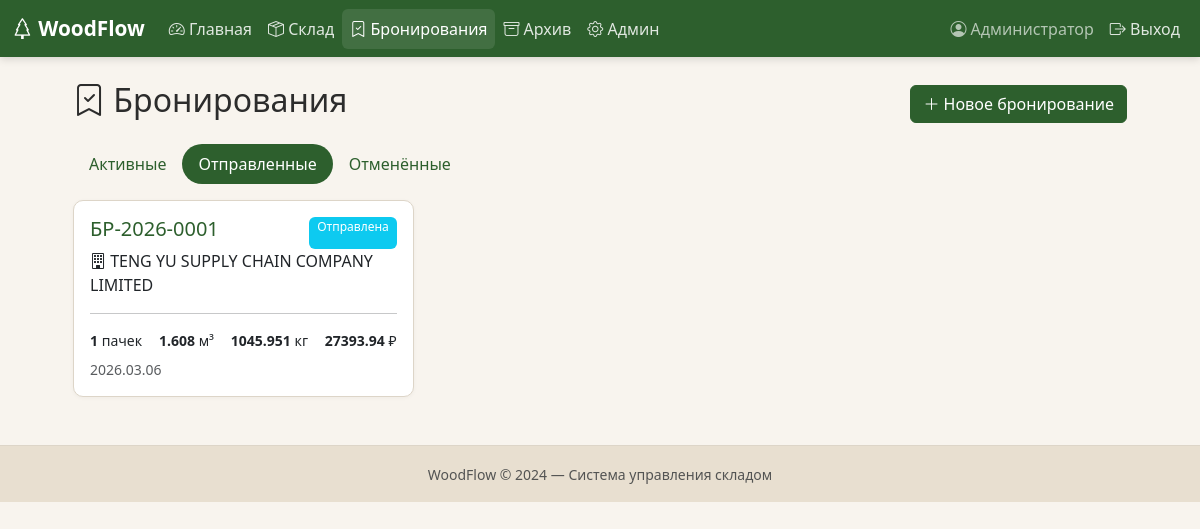
Screenshot of /bookings?status=отправлена (signed in) with the database file from the repository.
### models.py (models this page shows, shortened)
class User(UserMixin, db.Model):
    __tablename__ = "users"
    id = db.Column(db.Integer, primary_key=True)
    username = db.Column(db.String(80), unique=True, nullable=False)
    password_hash = db.Column(db.String(256), nullable=False)
    full_name = db.Column(db.String(150), default="")
    is_admin = db.Column(db.Boolean, default=False)
    is_active_user = db.Column(db.Boolean, default=True)
    created_at = db.Column(db.DateTime, default=lambda: datetime.now(ZoneInfo("Europe/Moscow")))
    @property
    def is_active(self):
        return self.is_active_user

class Booking(db.Model):
    __tablename__ = "bookings"
    id = db.Column(db.Integer, primary_key=True)
    number = db.Column(db.String(50), unique=True, nullable=False)
    company_name = db.Column(db.String(150), default="")
    adres = db.Column(db.String(250), default="")
    status = db.Column(db.String(20), default="активная")      # активная / отправлена / отменена
    notes = db.Column(db.Text, default="")
    created_at = db.Column(db.DateTime, default=lambda: datetime.now(ZoneInfo("Europe/Moscow")))
    created_by = db.Column(db.Integer, db.ForeignKey("users.id"))
    price_per_m3 = db.Column(db.Float, default=0)  # руб
    contract = db.Column(db.String(50), default="")
    packs = db.relationship("WoodPack", backref="booking", lazy=True)
    shipment = db.relationship("Shipment", backref="booking", uselist=False)
    total_volume_nominal_for_pok = db.Column(db.Float, default=0, nullable=True)
    total_volume_fact_for_pok = db.Column(db.Float, default=0, nullable=True)
    total_volume_nominal_for_tam = db.Column(db.Float, default=0, nullable=True)
    total_volume_fact_for_tam = db.Column(db.Float, default=0, nullable=True)
    total_weight_nominal_for_pok = db.Column(db.Float, default=0, nullable=True)
    total_weight_fact_for_pok = db.Column(db.Float, default=0, nullable=True)
    total_weight_nominal_for_tam = db.Column(db.Float, default=0, nullable=True)
    total_weight_fact_for_tam = db.Column(db.Float, default=0, nullable=True)
    total_price = db.Column(db.Float, default=0, nullable=True)
    pack_count = db.Column(db.Integer, default=0, nullable=True)

### app.py (the view)
@app.route("/bookings")
@login_required
def bookings():
    status_filter = request.args.get("status", "активная")
    q = Booking.query
    if status_filter:
        q = q.filter(Booking.status == status_filter)
    booking_list = q.order_by(Booking.created_at.desc()).all()
    return render_template(
        "bookings.html", bookings=booking_list, status_filter=status_filter
    )

### app.py (called while the page is built)
@login_manager.user_loader
def load_user(user_id):
    return db.session.get(User, int(user_id))

### templates/bookings.html (shortened to what this page needs)
{% extends "base.html" %}
{% block content %}
<div class="row justify-content-center">
<div class="col-lg-11">
    <div class="d-flex justify-content-between align-items-center mb-3">
        <h2><i class="bi bi-bookmark-check"></i> Бронирования</h2>
        <a href="{{ url_for('create_booking') }}" class="btn btn-wf-green">
            <i class="bi bi-plus-lg"></i> Новое бронирование
        </a>
    </div>
    <ul class="nav nav-pills mb-3">
        <li class="nav-item">
            <a class="nav-link {{ 'active' if status_filter == 'активная' }}"
               href="?status=активная">Активные</a>
        </li>
        <li class="nav-item">
            <a class="nav-link {{ 'active' if status_filter == 'отправлена' }}"
               href="?status=отправлена">Отправленные</a>
        </li>
        <li class="nav-item">
            <a class="nav-link {{ 'active' if status_filter == 'отменена' }}"
               href="?status=отменена">Отменённые</a>
        </li>
    </ul>
    <div class="row g-3">
        {% for b in bookings %}
        <div class="col-md-6 col-xl-4">
            <div class="card wf-card h-100 cursor-pointer"
                 onclick="location.href='{{ url_for('booking_detail', booking_id=b.id) }}'">
                <div class="card-body">
                    <div class="d-flex justify-content-between">
                        <h5 class="card-title text-wf-green">{{ b.number }}</h5>
                        {% if b.status == 'активная' %}
                        <span class="badge bg-success">Активная</span>
                        {% elif b.status == 'отправлена' %}
                        <span class="badge bg-info">Отправлена</span>
                        {% else %}
                        <span class="badge bg-secondary">Отменена</span>
                        {% endif %}
                    </div>
                    <p class="mb-1">
                        <i class="bi bi-building"></i>
                        {{ b.company_name or '—' }}
                    </p>
                    <hr>
                    <div class="d-flex justify-content-between small">
                        <span><b>{{ b.pack_count }}</b> пачек</span>
                        <span><b>{{ b.total_volume_fact_for_pok | round(3)}}</b> м³</span>
                        <span><b>{{ b.total_weight_nominal_for_tam | round(3)}}</b> кг</span>
                        <span>
                            <b>{{ b.total_price | round(2) }}</b> ₽
                        </span>
                    </div>
                    <div class="text-muted small mt-2">
                        {{ b.created_at.strftime('%Y.%m.%d') }}
                    </div>
                </div>
            </div>
        </div>
        {% else %}
        <div class="col-12 text-center text-muted py-5">
            <p>Нет бронирований</p>
        </div>
        {% endfor %}
    </div>
</div>
</div>
{% endblock %}

### templates/base.html (shortened to what this page needs)
<!DOCTYPE html>
<html lang="ru">
<head>
    <link href="https://cdn.jsdelivr.net/npm/bootstrap@5.3.2/dist/css/bootstrap.min.css" rel="stylesheet">
    <link href="https://cdn.jsdelivr.net/npm/bootstrap-icons@1.11.1/font/bootstrap-icons.css" rel="stylesheet">
    <link href="{{ url_for('static', filename='css/style.css') }}" rel="stylesheet">
</head>
<body>
{% if current_user.is_authenticated %}
<nav class="navbar navbar-expand-lg navbar-dark wf-navbar">
    <div class="container-fluid">
        <a class="navbar-brand fw-bold" href="{{ url_for('dashboard') }}">
            <i class="bi bi-tree"></i> WoodFlow
        </a>
        <div class="collapse navbar-collapse" id="navMain">
            <ul class="navbar-nav me-auto">
                <li class="nav-item">
                    <a class="nav-link {% if request.endpoint == 'dashboard' %}active{% endif %}"
                       href="{{ url_for('dashboard') }}">
                        <i class="bi bi-speedometer2"></i> Главная
                    </a>
                </li>
                <li class="nav-item">
                    <a class="nav-link {% if 'stock' in request.endpoint|default('') %}active{% endif %}"
                       href="{{ url_for('stock') }}">
                        <i class="bi bi-box-seam"></i> Склад
                    </a>
                </li>
                <li class="nav-item">
                    <a class="nav-link {% if 'booking' in request.endpoint|default('') %}active{% endif %}"
                       href="{{ url_for('bookings') }}">
                        <i class="bi bi-bookmark-check"></i> Бронирования
                    </a>
                </li>
                <li class="nav-item">
                    <a class="nav-link {% if 'archive' in request.endpoint|default('') or 'shipment' in request.endpoint|default('') %}active{% endif %}"
                       href="{{ url_for('archive') }}">
                        <i class="bi bi-archive"></i> Архив
                    </a>
                </li>
                {% if current_user.is_admin %}
                <li class="nav-item">
                    <a class="nav-link {% if 'admin' in request.endpoint|default('') %}active{% endif %}"
                       href="{{ url_for('admin_users') }}">
                        <i class="bi bi-gear"></i> Админ
                    </a>
                </li>
                {% endif %}
            </ul>
            <ul class="navbar-nav">
                <li class="nav-item">
                    <span class="nav-link text-light opacity-75">
                        <i class="bi bi-person-circle"></i>
                        {{ current_user.full_name or current_user.username }}
                    </span>
                </li>
                <li class="nav-item">
                    <a class="nav-link" href="{{ url_for('logout') }}">
                        <i class="bi bi-box-arrow-right"></i> Выход
                    </a>
                </li>
            </ul>
        </div>
    </div>
</nav>
{% endif %}
<main class="container-fluid py-4 px-3 px-lg-4">
    {% block content %}{% endblock %}
</main>
<footer class="wf-footer text-center py-3 mt-4">
    <small class="text-muted">WoodFlow © {{ now().year if now is defined else "2024" }} — Система управления складом</small>
</footer>
</body>
</html>

### static/css/style.css (style rules this page uses)
:root { --wf-green: #2D5F2D; --wf-green-hover: #1E4D1E; --wf-green-light: #5B8C5A; --wf-beige: #F8F4EE; --wf-beige-dark: #E8DFD0; --wf-border: #DDD5C8; --wf-text: #2C2C2C; }
body { background-color: var(--wf-beige); color: var(--wf-text); font-family: 'Segoe UI', system-ui, -apple-system, sans-serif; }
.wf-navbar { background-color: var(--wf-green) !important; box-shadow: 0 2px 8px rgba(0,0,0,0.15); }
.wf-navbar .nav-link { color: rgba(255,255,255,0.85) !important; transition: color 0.2s; }
.wf-navbar .nav-link:hover, .wf-navbar .nav-link.active { color: #fff !important; background-color: rgba(255,255,255,0.1); border-radius: 6px; }
.wf-navbar .navbar-brand { color: #fff !important; font-size: 1.3rem; }
.wf-card { background: #fff; border: 1px solid var(--wf-border); border-radius: 10px; box-shadow: 0 1px 4px rgba(0,0,0,0.04); }
.btn-wf-green { background-color: var(--wf-green); border-color: var(--wf-green); color: #fff; }
.text-wf-green { color: var(--wf-green) !important; }
.nav-pills .nav-link { color: var(--wf-green); border-radius: 20px; }
.nav-pills .nav-link.active { background-color: var(--wf-green); }
.cursor-pointer { cursor: pointer; }
.wf-footer { background-color: var(--wf-beige-dark); border-top: 1px solid var(--wf-border); }
.badge { font-weight: 500; }

### rows the page displays
User: full_name "Администратор"
Booking: number "БР-2026-0001", status "Отправлена", company_name "TENG YU SUPPLY CHAIN COMPANY LIMITED", pack_count "1", total_volume_fact_for_pok "1.608", total_weight_nominal_for_tam "1045.951", total_price "27393.94", created_at "2026.03.06"
